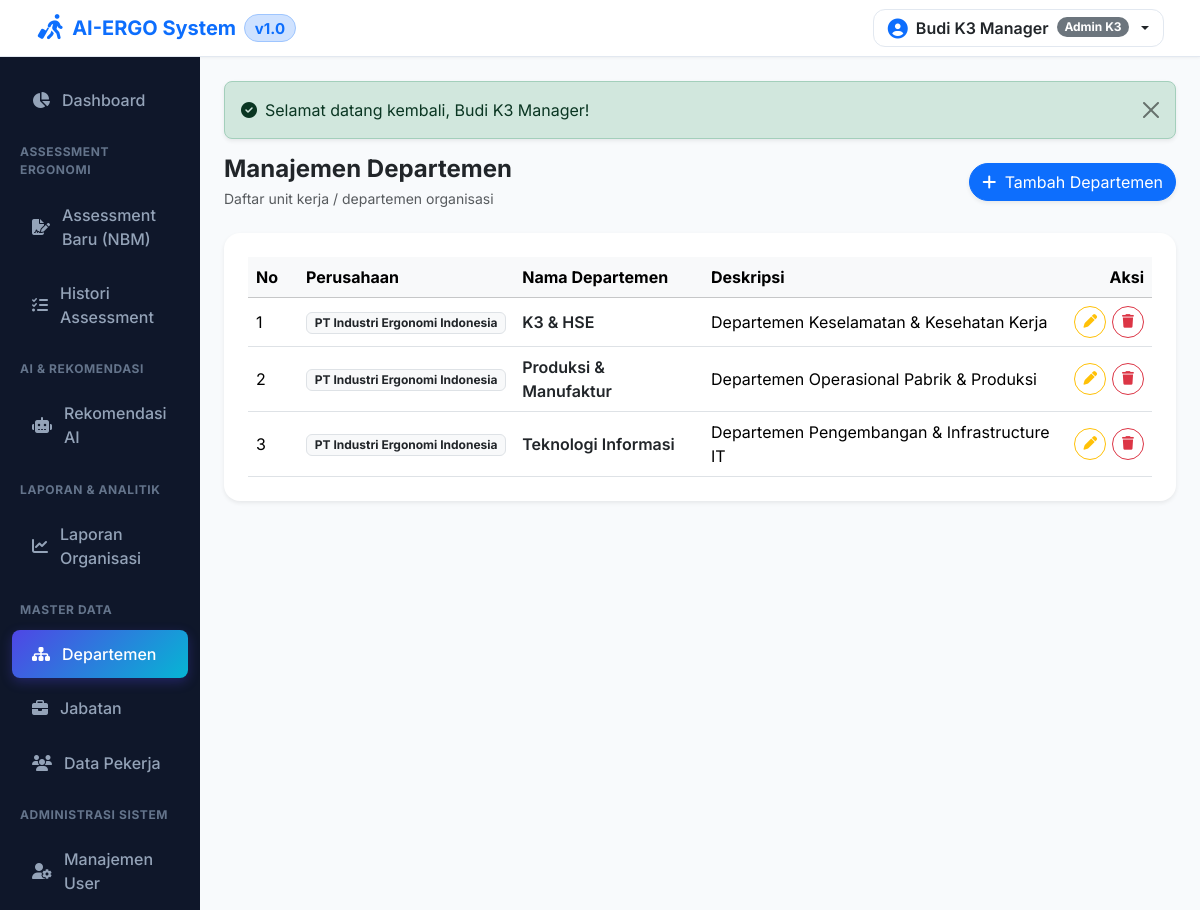
The page /departments (signed in) on the database its author committed.
### tables this page shows
CREATE TABLE IF NOT EXISTS `settings` (
  `id` BIGINT UNSIGNED AUTO_INCREMENT PRIMARY KEY,
  `setting_group` VARCHAR(50) NOT NULL DEFAULT 'general',
  `setting_key` VARCHAR(100) NOT NULL UNIQUE,
  `setting_value` LONGTEXT NULL,
  `description` TEXT NULL
);

CREATE TABLE IF NOT EXISTS `departments` (
  `id` BIGINT UNSIGNED AUTO_INCREMENT PRIMARY KEY,
  `company_id` BIGINT UNSIGNED NOT NULL,
  `name` VARCHAR(255) NOT NULL,
  `description` TEXT NULL,
  `created_at` TIMESTAMP DEFAULT CURRENT_TIMESTAMP,
  `updated_at` TIMESTAMP DEFAULT CURRENT_TIMESTAMP ON UPDATE CURRENT_TIMESTAMP,
  FOREIGN KEY (`company_id`) REFERENCES `companies` (`id`) ON DELETE CASCADE
);

CREATE TABLE IF NOT EXISTS `companies` (
  `id` BIGINT UNSIGNED AUTO_INCREMENT PRIMARY KEY,
  `name` VARCHAR(255) NOT NULL,
  `address` TEXT NULL,
  `phone` VARCHAR(50) NULL,
  `email` VARCHAR(100) NULL,
  `logo` VARCHAR(255) NULL,
  `status` ENUM('active', 'inactive') DEFAULT 'active',
  `created_at` TIMESTAMP DEFAULT CURRENT_TIMESTAMP,
  `updated_at` TIMESTAMP DEFAULT CURRENT_TIMESTAMP ON UPDATE CURRENT_TIMESTAMP
);

### core/App.php (called while the page is built, shortened)
<?php
class App {
    public function __construct() {
        require_once __DIR__ . '/../app/Helpers/Functions.php';
        spl_autoload_register(function ($class) {
            $prefixCore = 'Core\\';
            $prefixApp = 'App\\';
            if (strpos($class, $prefixCore) === 0) {
                $relativeClass = substr($class, strlen($prefixCore));
                $file = __DIR__ . '/' . str_replace('\\', '/', $relativeClass) . '.php';
                if (file_exists($file)) {
                    return;
                }
            }
            if (strpos($class, $prefixApp) === 0) {
                $relativeClass = substr($class, strlen($prefixApp));
                $file = __DIR__ . '/../app/' . str_replace('\\', '/', $relativeClass) . '.php';
                if (file_exists($file)) {
                    return;
                }
            }
        });
    }
    public function run(): void {
        Router::dispatch($_SERVER['REQUEST_URI'], $_SERVER['REQUEST_METHOD']);
    }
}

### app/Controllers/DepartmentController.php (called while the page is built, shortened)
<?php
class DepartmentController extends Controller {
    public function index() {
        $departmentModel = new Department();
        $departments = $departmentModel->getWithCompany();
        $this->view('departments/index', ['departments' => $departments]);
    }
}

### public/index.php (called while the page is built)
<?php
require_once __DIR__ . '/../core/App.php';
$app = new Core\App();
$app->run();

### app/Helpers/Functions.php (called while the page is built, shortened)
<?php
if (!function_exists('get_setting')) {
    function get_setting($key, $default = '') {
        static $settingsMap = null;
        if ($settingsMap === null) {
            try {
                $settingModel = new \App\Models\Setting();
                $settingsMap = $settingModel->getAllAsKeyValue();
            } catch (\Exception $e) {
                $settingsMap = [];
            }
        }
        return $settingsMap[$key] ?? $default;
    }
}
if (!function_exists('base_url')) {
    function base_url($path = '') {
        static $detectedBase = null;
        if ($detectedBase === null) {
            if (isset($_SERVER['HTTP_HOST'])) {
                $scheme = (isset($_SERVER['HTTPS']) && $_SERVER['HTTPS'] === 'on') ? 'https' : 'http';
                $scriptDir = str_replace('\\', '/', dirname($_SERVER['SCRIPT_NAME'] ?? ''));
                $baseDir = preg_replace('#/public$#i', '', $scriptDir);
                $detectedBase = $scheme . '://' . $_SERVER['HTTP_HOST'] . rtrim($baseDir, '/');
            } else {
                $detectedBase = config('app.url', 'http://localhost/ergonomi');
            }
        }
        return rtrim($detectedBase, '/') . '/' . ltrim($path, '/');
    }
}
if (!function_exists('assets')) {
    function assets($path = '') {
        static $detectedAssetsBase = null;
        if ($detectedAssetsBase === null) {
            if (isset($_SERVER['HTTP_HOST'])) {
                $scheme = (isset($_SERVER['HTTPS']) && $_SERVER['HTTPS'] === 'on') ? 'https' : 'http';
                $scriptDir = str_replace('\\', '/', dirname($_SERVER['SCRIPT_NAME'] ?? ''));
                if (preg_match('#/public$#i', $scriptDir)) {
                    $detectedAssetsBase = $scheme . '://' . $_SERVER['HTTP_HOST'] . rtrim($scriptDir, '/') . '/assets/';
                } else {
                    $detectedAssetsBase = $scheme . '://' . $_SERVER['HTTP_HOST'] . rtrim($scriptDir, '/') . '/public/assets/';
                }
            } else {
                $detectedAssetsBase = base_url('public/assets/');
            }
        }
        return rtrim($detectedAssetsBase, '/') . '/' . ltrim($path, '/');
    }
}
if (!function_exists('upload_exists')) {
    function upload_exists($path = '') {
        if (empty($path)) return false;
        $fullPath = __DIR__ . '/../../public/' . ltrim($path, '/');
        return file_exists($fullPath);
    }
}
if (!function_exists('sanitize')) {
    function sanitize($data) {
        return htmlspecialchars(trim((string)$data), ENT_QUOTES, 'UTF-8');
    }
}
if (!function_exists('auth_user')) {
    function auth_user() {
        return $_SESSION['user'] ?? null;
    }
}
if (!function_exists('is_logged_in')) {
    function is_logged_in() {
        return auth_user() !== null;
    }
}

### core/Database.php (called while the page is built, shortened)
<?php
class Database {
    private static ?PDO $instance = null;
    public static function getInstance(): PDO {
        if (self::$instance === null) {
            $config = require __DIR__ . '/../config/database.php';
            $dsn = "mysql:host={$config['host']};port={$config['port']};dbname={$config['dbname']};charset={$config['charset']}";
            try {
                self::$instance = new PDO($dsn, $config['username'], $config['password'], $config['options']);
            } catch (PDOException $e) {
                try {
                    $dsnNoDb = "mysql:host={$config['host']};port={$config['port']};charset={$config['charset']}";
                    $pdo = new PDO($dsnNoDb, $config['username'], $config['password'], $config['options']);
                    $pdo->exec("CREATE DATABASE IF NOT EXISTS `" . $config['dbname'] . "` DEFAULT CHARACTER SET utf8mb4 COLLATE utf8mb4_unicode_ci");
                    $pdo->exec("USE `" . $config['dbname'] . "`");
                    $sqlFile = __DIR__ . '/../database.sql';
                    if (file_exists($sqlFile)) {
                        $sql = file_get_contents($sqlFile);
                        $pdo->exec($sql);
                    }
                    self::$instance = $pdo;
                } catch (PDOException $ex) {
                    die("Database connection error: " . $ex->getMessage());
                }
            }
        }
        return self::$instance;
    }
}

### core/Model.php (called while the page is built, shortened)
<?php
abstract class Model {
    protected PDO $db;
    protected string $table;
    protected string $primaryKey = 'id';
    public function __construct() {
        $this->db = Database::getInstance();
    }
    public function all(): array {
        $stmt = $this->db->query("SELECT * FROM {$this->table} ORDER BY {$this->primaryKey} DESC");
        return $stmt->fetchAll();
    }
    public function rawQuery(string $sql, array $params = []): array {
        $stmt = $this->db->prepare($sql);
        $stmt->execute($params);
        return $stmt->fetchAll();
    }
}

### app/Models/Setting.php (called while the page is built, shortened)
<?php
class Setting extends Model {
    public function getAllAsKeyValue(): array {
        $all = $this->all();
        $map = [];
        foreach ($all as $item) {
            $map[$item['setting_key']] = $item['setting_value'];
        }
        return $map;
    }
}

### config/database.php (called while the page is built)
<?php
return [
    'host' => '127.0.0.1',
    'port' => 3306,
    'dbname' => 'ai_ergo',
    'username' => 'root',
    'password' => '',
    'charset' => 'utf8mb4',
    'options' => [
        PDO::ATTR_ERRMODE => PDO::ERRMODE_EXCEPTION,
        PDO::ATTR_DEFAULT_FETCH_MODE => PDO::FETCH_ASSOC,
        PDO::ATTR_EMULATE_PREPARES => false,
    ],
];

### app/Models/Department.php (called while the page is built, shortened)
<?php
class Department extends Model {
    public function getWithCompany(): array {
        $sql = "SELECT d.*, c.name as company_name
                FROM departments d
                LEFT JOIN companies c ON d.company_id = c.id
                ORDER BY d.id DESC";
        return $this->rawQuery($sql);
    }
}

### resources/views/departments/index.php (the view)
<div class="d-flex flex-column flex-sm-row justify-content-between align-items-start align-items-sm-center gap-3 mb-4">
    <div>
        <h4 class="fw-bold text-dark mb-1">Manajemen Departemen</h4>
        <p class="text-muted small mb-0">Daftar unit kerja / departemen organisasi</p>
    </div>
    <a href="<?= base_url('departments/create') ?>" class="btn btn-primary rounded-pill shadow-sm btn-mobile-full">
        <i class="fa-solid fa-plus me-1"></i> Tambah Departemen
    </a>
</div>
<div class="card border-0 shadow-sm rounded-4">
    <div class="card-body p-4">
        <div class="table-responsive">
            <table class="table table-hover align-middle mb-0">
                <thead class="table-light">
                    <tr>
                        <th style="width: 50px;">No</th>
                        <th>Perusahaan</th>
                        <th>Nama Departemen</th>
                        <th>Deskripsi</th>
                        <th class="text-end">Aksi</th>
                    </tr>
                </thead>
                <tbody>
                    <?php if (empty($departments)): ?>
                        <tr><td colspan="5" class="text-center text-muted py-3">Belum ada data departemen.</td></tr>
                    <?php else: ?>
                        <?php $no = 1; foreach ($departments as $d): ?>
                            <tr>
                                <td><?= $no++ ?></td>
                                <td><span class="badge bg-light text-dark border"><?= sanitize($d['company_name']) ?></span></td>
                                <td class="fw-semibold text-dark"><?= sanitize($d['name']) ?></td>
                                <td><?= sanitize($d['description']) ?></td>
                                <td class="text-end text-nowrap">
                                    <div class="table-action-group justify-content-end">
                                        <a href="<?= base_url("departments/edit/{$d['id']}") ?>" class="btn btn-sm btn-outline-warning btn-icon" title="Edit Departemen"><i class="fa-solid fa-pen"></i></a>
                                        <a href="<?= base_url("departments/delete/{$d['id']}") ?>" class="btn btn-sm btn-outline-danger btn-icon" onclick="return confirm('Hapus departemen ini?');" title="Hapus"><i class="fa-solid fa-trash"></i></a>
                                    </div>
                                </td>
                            </tr>
                        <?php endforeach; ?>
                    <?php endif; ?>
                </tbody>
            </table>
        </div>
    </div>
</div>

### core/Router.php (shortened to what this page needs)
<?php
class Router {
    private static array $routes = [];
    public static function get(string $path, array $handler): void {
        self::$routes['GET'][$path] = $handler;
    }
    public static function post(string $path, array $handler): void {
        self::$routes['POST'][$path] = $handler;
    }
    public static function dispatch(string $uri, string $method): void {
        $uri = parse_url($uri, PHP_URL_PATH);
        $scriptDir = str_replace('\\', '/', dirname($_SERVER['SCRIPT_NAME'] ?? ''));
        $baseDir = preg_replace('#/public$#i', '', $scriptDir);
        if (!empty($scriptDir) && $scriptDir !== '/' && strpos($uri, $scriptDir) === 0) {
            $uri = substr($uri, strlen($scriptDir));
        } elseif (!empty($baseDir) && $baseDir !== '/' && strpos($uri, $baseDir) === 0) {
            $uri = substr($uri, strlen($baseDir));
        }
        $uri = '/' . trim($uri, '/');
        $method = strtoupper($method);
        if (isset(self::$routes[$method])) {
            foreach (self::$routes[$method] as $routePath => $handler) {
                $pattern = preg_replace('/\{([a-zA-Z0-9_]+)\}/', '([^/]+)', $routePath);
                $pattern = "#^" . $pattern . "$#";
                if (preg_match($pattern, $uri, $matches)) {
                    array_shift($matches);
                    [$controllerClass, $action] = $handler;
                    if (class_exists($controllerClass)) {
                        $controller = new $controllerClass();
                        if (method_exists($controller, $action)) {
                            call_user_func_array([$controller, $action], $matches);
                            return;
                        }
                    }
                }
            }
        }
        exit;
    }
}

### resources/views/layouts/header.php (shortened to what this page needs)
<!DOCTYPE html>
<html lang="id">
<head>
    <title><?= sanitize($title ?? (get_setting('APP_NAME', 'AI-ERGO') . ' - Ergonomic Risk Assessment System')) ?></title>
    <link href="https://cdn.jsdelivr.net/npm/bootstrap@5.3.2/dist/css/bootstrap.min.css" rel="stylesheet">
    <link href="https://cdnjs.cloudflare.com/ajax/libs/font-awesome/6.4.2/css/all.min.css" rel="stylesheet">
    <link href="<?= assets('css/style.css') ?>?v=<?= time() ?>" rel="stylesheet">
</head>
<body>
<?php if (is_logged_in()): ?>
<nav class="navbar app-header sticky-top px-2 px-md-4 py-2">
    <div class="container-fluid d-flex flex-nowrap align-items-center justify-content-between">
        <div class="d-flex align-items-center gap-2">
            <a class="navbar-brand d-flex align-items-center gap-1 gap-sm-2 fw-bold text-primary mb-0 me-0" href="<?= base_url('dashboard') ?>">
                <?php $appLogo = get_setting('APP_LOGO'); ?>
                <?php if (upload_exists($appLogo)): ?>
                    <img src="<?= upload_url($appLogo) ?>" alt="Logo" style="max-height: 32px; width: auto;" class="d-inline-block align-text-top me-1">
                <?php else: ?>
                    <i class="fa-solid fa-person-walking-luggage fa-lg text-primary"></i>
                <?php endif; ?>
                <span><?= sanitize(get_setting('APP_NAME', 'AI-ERGO')) ?></span>
                <span class="badge bg-primary-subtle text-primary border border-primary-subtle rounded-pill fs-7">v1.0</span>
            </a>
        </div>
        <div class="d-flex align-items-center ms-auto">
            <div class="dropdown">
                <button class="btn dropdown-toggle d-flex align-items-center gap-2 user-profile-btn" type="button" data-bs-toggle="dropdown">
                    <i class="fa-solid fa-circle-user text-primary fa-lg"></i>
                    <span class="fw-semibold text-dark d-none d-md-inline"><?= sanitize(auth_user()['name'] ?? 'User') ?></span>
                    <span class="badge bg-secondary rounded-pill d-none d-md-inline"><?= sanitize(auth_user()['roles'][0] ?? 'User') ?></span>
                </button>
            </div>
        </div>
    </div>
</nav>
<div class="container-fluid">
    <div class="row">
<?php endif; ?>

### rows shown on the page
settings: setting_key "AI-ERGO System"
departments: company.name "PT Industri Ergonomi Indonesia", name "K3 & HSE", description "Departemen Keselamatan & Kesehatan Kerja"
departments: company.name "PT Industri Ergonomi Indonesia", name "Produksi & Manufaktur", description "Departemen Operasional Pabrik & Produksi"
departments: company.name "PT Industri Ergonomi Indonesia", name "Teknologi Informasi", description "Departemen Pengembangan & Infrastructure IT"

### other values the page prints
$msg['message'] "Selamat datang kembali, Budi K3 Manager!"
